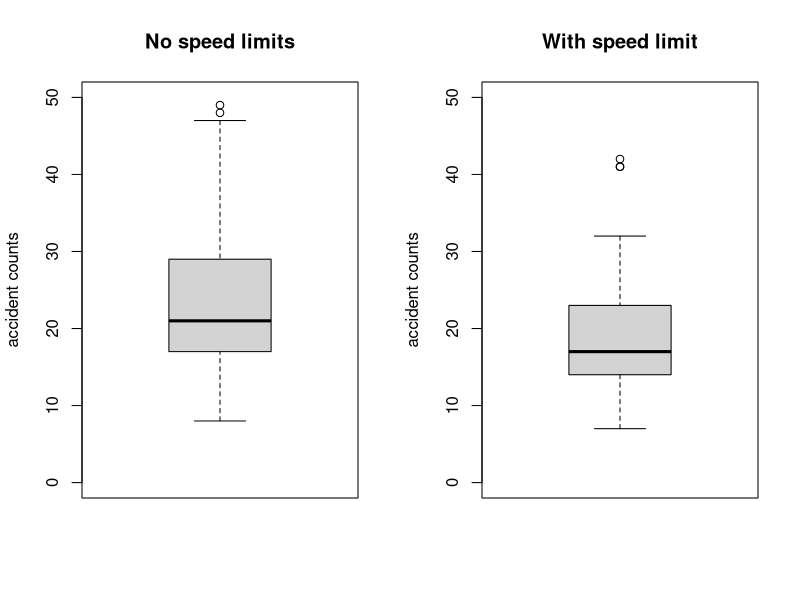

This chart was generated by the following R code:
## ---- chunk 1
## Create a new directory called "indie_1" and change your working
## directory to it.
dir.create("indie_1")
setwd("C:/Users/oyeda/Desktop/MODELLING_PHYSICAL_GEOGRAPHY/assignment1/indie_1")

## Today we work with data on traffic accidents in Sweden. Check the
## help page of the dataset
help(Traffic)
?MASS::Traffic

## Turn off factor conversion
options(stringsASFactors = FALSE)

## Read in the data
traffic <- MASS::Traffic
## ---- chunk 2
## Check data types using str().
str(traffic)
## List the names and data types of all columns in the data frame in a
## comment below.
## ---- chunk 3
## Print a summary of the data frame with the summary()
## -function. What is the mean number of daily traffic accidents per
## day during this study? List your answer in a comment below
summary(traffic)
#The mean daily traffic accidents per day can be seen from the summary: 21.55

#can also be extracted by the below:
print(mean(traffic$y))
sum(traffic[,"y"])/length(traffic$day)
sum(traffic[,"y"])/NROW(traffic$day)
## ---- chunk 4
## Complete the commands below to create two boxplots in the same
## plotting frame. The one on the left should display the distribution
## of accident counts when speed limits were not enforced, while the
## one on the right should do the same for when speed limits were
## enforced. Give the plots informative titles and labels. Save the
## plot as pdf.
par(mfrow = c(1,2))
boxplot(traffic[traffic$limit == "no", "y"], ylim = c(0,50), 
        ylab="accident counts",main="No speed limits")
boxplot(traffic[traffic$limit == "yes", "y"], ylim = c(0,50)
        ,ylab="accident counts",main= "With speed limit")


## Reset the plotting area
par(mfrow = c(1,1))
## ---- chunk 5
## The column y is a count of traffic accidents per day. Calculate the
## accident rate per hour and assign it to a new column called
## "accidents_per_hour"
traffic$accidents_per_hour<-round(traffic$y/24, 2)
head(traffic, n=4)
## ---- chunk 6
## Remove the column "limit" from the data frame.
traffic$limit<- NULL
head(traffic, n=1)
## ---- chunk 7
## Create a new function that takes a vector as an argument, samples
## one value from it and returns it
new_function <- function(x){
    return(sample(x, size=1))
}

## Apply this new function to all the columns of your data frame using
## lapply or sapply
lapply(traffic, FUN = new_function)
sapply(traffic, FUN = new_function)

#the below isn't necessaty since we are samplng all the columns
sapply(traffic[,c("year","day","y","accidents_per_hour")], FUN = new_function)
## ---- chunk 8
## Create a for-loop that goes through all the rows of the data frame,
## and prints the sentence: "It is x, day y.", where x is the year in
## that row and y is the corresponding day. Use the cat() function to
## print the sentence.
for(i in 1:NROW(traffic)){
    sentence <- paste0("it is ", traffic$year[i], 
    ", day ",traffic$day[i],".\n") # the \n in the end signals a newline.
    cat(sentence)
}


